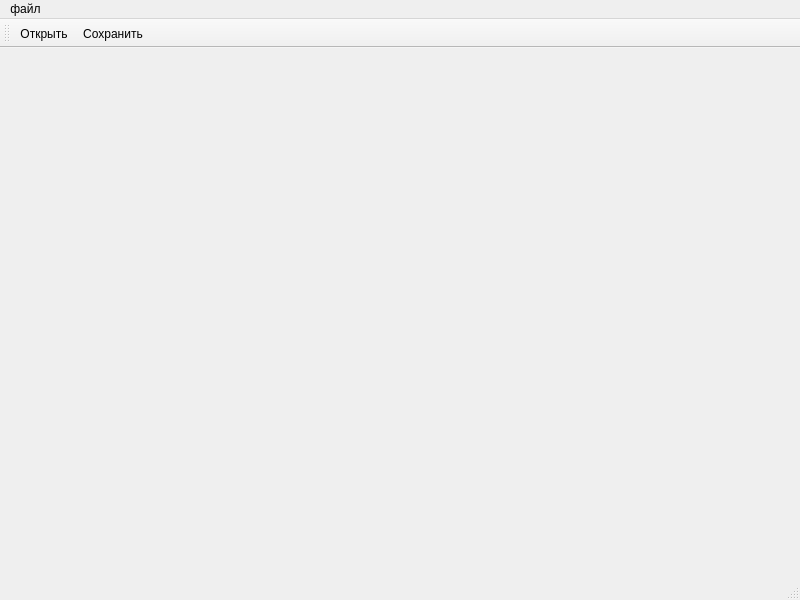
<?xml version="1.0" encoding="UTF-8"?>
<ui version="4.0">
 <class>MainWindow</class>
 <widget class="QMainWindow" name="MainWindow">
  <property name="geometry">
   <rect>
    <x>0</x>
    <y>0</y>
    <width>800</width>
    <height>600</height>
   </rect>
  </property>
  <property name="windowTitle">
   <string>MainWindow</string>
  </property>
  <widget class="QWidget" name="centralwidget"/>
  <widget class="QMenuBar" name="menubar">
   <property name="geometry">
    <rect>
     <x>0</x>
     <y>0</y>
     <width>800</width>
     <height>21</height>
    </rect>
   </property>
   <widget class="QMenu" name="menu">
    <property name="title">
     <string>файл</string>
    </property>
    <addaction name="actionOpen"/>
    <addaction name="actionSave"/>
   </widget>
   <addaction name="menu"/>
  </widget>
  <widget class="QStatusBar" name="statusbar"/>
  <widget class="QToolBar" name="toolBar">
   <property name="windowTitle">
    <string>toolBar</string>
   </property>
   <attribute name="toolBarArea">
    <enum>TopToolBarArea</enum>
   </attribute>
   <attribute name="toolBarBreak">
    <bool>false</bool>
   </attribute>
   <addaction name="actionOpen"/>
   <addaction name="actionSave"/>
  </widget>
  <action name="actionOpen">
   <property name="icon">
    <iconset resource="resource.qrc">
     <normaloff>:/icons/icons/openSharp.png</normaloff>:/icons/icons/openSharp.png</iconset>
   </property>
   <property name="text">
    <string>Открыть</string>
   </property>
  </action>
  <action name="actionSave">
   <property name="icon">
    <iconset resource="resource.qrc">
     <normaloff>:/icons/icons/save.png</normaloff>:/icons/icons/save.png</iconset>
   </property>
   <property name="text">
    <string>Сохранить</string>
   </property>
  </action>
 </widget>
 <resources>
  <include location="resource.qrc"/>
 </resources>
 <connections/>
</ui>
